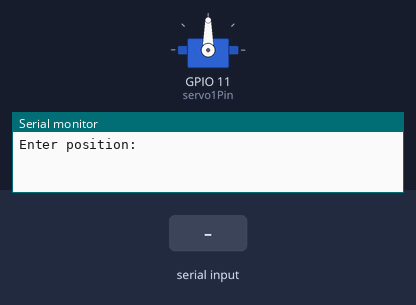
A program run on a simulated ESP32-S3. Shown: servo, the last lines printed to the serial monitor. The test bench sets the inputs (shaded band).

Above: at 1.2 s.
1.3 s: "30,150\n" received over Serial
At 3.5 s:
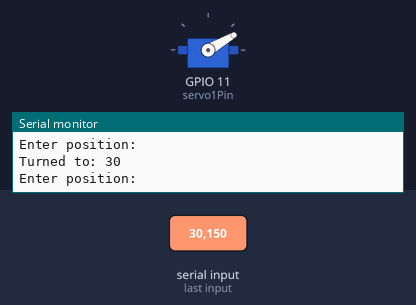
3.8 s: "0\n" received over Serial
At 5.4 s:
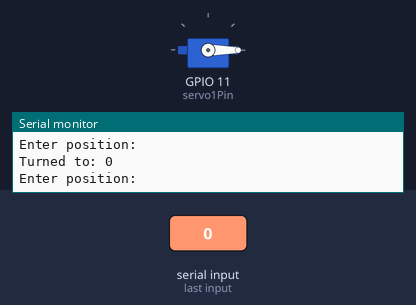
6.3 s: "90,45\n" received over Serial
At 8.5 s:
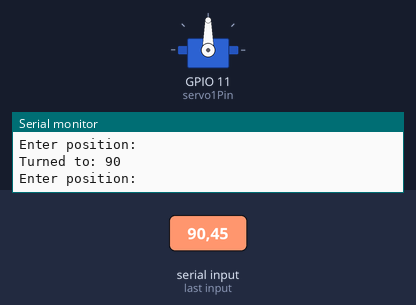
Timing chart, 0 to 10.0 s (numbered marks = the images above; inputs shaded):
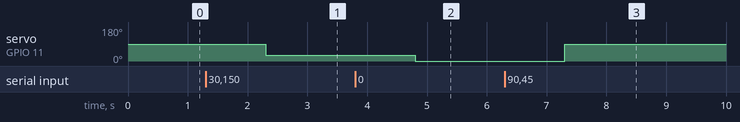

Measured:
- after the input at 1.3 s, servo on GPIO 11 (servo1Pin): 90° → 30° after 1.0 s
- after the input at 3.8 s, servo on GPIO 11 (servo1Pin): 30° → 0° after 1.0 s
- after the input at 6.3 s, servo on GPIO 11 (servo1Pin): 0° → 90° after 1.0 s

The program:

main.cpp
```cpp
#include <Arduino.h>
#include <FastLED.h>
#include <ESP32Servo.h>

// built in LED
#define NUM_LEDS 1
CRGB leds[NUM_LEDS];

// create four servo objects
Servo servo0;
// Servo servo1;

// Published values for SG90 servos; adjust if needed
int minUs = 800;
int maxUs = 2225;

int servo1Pin = 11;
// int servo2Pin = 2;

int pos = 0; // position in degrees
ESP32PWM pwm;
void setup()
{

	Serial.begin(115200);
	// setup onboard RGB LED
	FastLED.addLeds<WS2812, PIN_NEOPIXEL, GRB>(leds, NUM_LEDS); // RGB ou GRB ??
	FastLED.setBrightness(RGB_BRIGHTNESS);

	// Allow allocation of all timers
	ESP32PWM::allocateTimer(0);
	ESP32PWM::allocateTimer(1);
	ESP32PWM::allocateTimer(2);
	ESP32PWM::allocateTimer(3);

	servo0.setPeriodHertz(50); // Standard 50hz servo
	//servo1.setPeriodHertz(50); // Standard 50hz servo
							   // servo3.setPeriodHertz(330);      // Standard 50hz servo
							   // servo4.setPeriodHertz(200);      // Standard 50hz servo
							   // servo5.setPeriodHertz(50);      // Standard 50hz servo

	servo0.attach(servo1Pin, minUs, maxUs);
	//servo1.attach(servo2Pin, minUs, maxUs);
}

void loop() {
  Serial.println("Enter position: ");
  while(Serial.available() == 0){};
  pos = Serial.readString().toInt();
  if (pos >= 0 && pos <= 180){
    servo0.write(pos);
    Serial.print("Turned to: ");
    Serial.println(pos);
  }
  else {
    Serial.println("Invalid postition!");
  }
}
```
